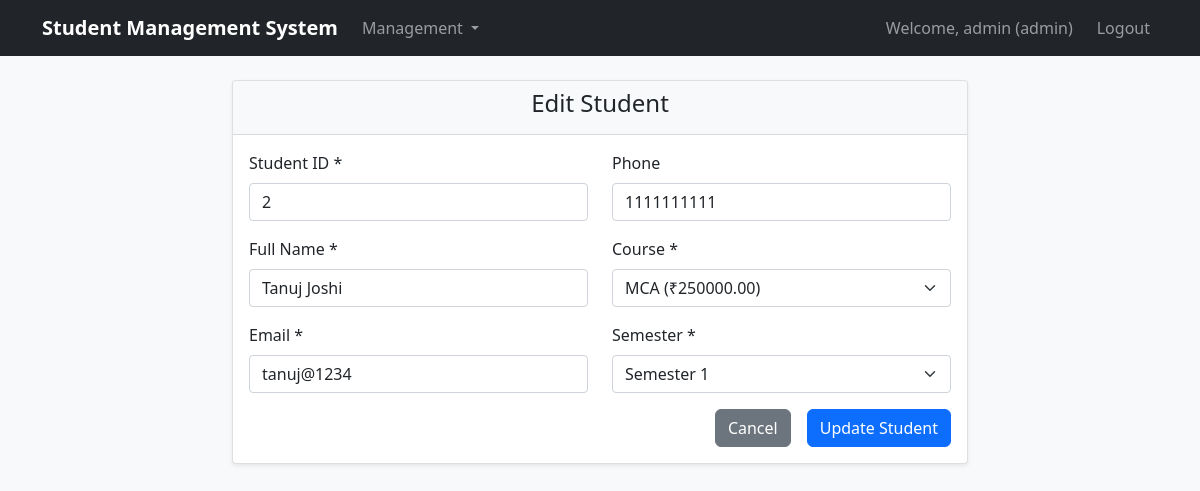
The page /admin/students/edit/2 (signed in) on the database its author committed.
### tables this page shows
CREATE TABLE students (
            id INTEGER PRIMARY KEY AUTOINCREMENT,
            student_id TEXT UNIQUE NOT NULL,
            name TEXT NOT NULL,
            email TEXT UNIQUE NOT NULL,
            phone TEXT,
            course_id INTEGER,
            semester INTEGER NOT NULL,
            password TEXT NOT NULL,
            created_at TIMESTAMP DEFAULT CURRENT_TIMESTAMP,
            FOREIGN KEY (course_id) REFERENCES courses (id)
        );

CREATE TABLE courses (
            id INTEGER PRIMARY KEY AUTOINCREMENT,
            course_code TEXT UNIQUE NOT NULL,
            course_name TEXT NOT NULL,
            fee_amount DECIMAL(10,2) NOT NULL,
            duration INTEGER,
            description TEXT,
            created_at TIMESTAMP DEFAULT CURRENT_TIMESTAMP
        );

### app.py (the view, shortened to what this page needs)
@app.route('/admin/students/edit/<int:id>', methods=['GET', 'POST'])
def edit_student(id):
    if 'user_type' not in session or session['user_type'] != 'admin':
        return redirect(url_for('login'))
    conn = get_db_connection()
    courses = conn.execute('SELECT * FROM courses ORDER BY course_name').fetchall()
    student = conn.execute('''
        SELECT s.*, c.course_name
        FROM students s
        LEFT JOIN courses c ON s.course_id = c.id
        WHERE s.id = ?
    ''', (id,)).fetchone()
    conn.close()
    if not student:
        flash('Student not found!', 'error')
        return redirect(url_for('manage_students'))
    return render_template('edit_student.html', student=student, courses=courses)

### database.py (called while the page is built)
def get_db_connection():
    conn = sqlite3.connect('student_management.db')
    conn.row_factory = sqlite3.Row
    return conn

### templates/edit_student.html (shortened to what this page needs)
{% extends "base.html" %}
{% block content %}
<div class="row justify-content-center">
    <div class="col-md-8">
        <div class="card">
            <div class="card-header">
                <h4 class="text-center">Edit Student</h4>
            </div>
            <div class="card-body">
                <form method="POST">
                    <div class="row">
                        <div class="col-md-6">
                            <div class="mb-3">
                                <label for="student_id" class="form-label">Student ID *</label>
                                <input type="text" class="form-control" id="student_id" name="student_id"
                                       value="{{ student.student_id }}" required>
                            </div>
                            <div class="mb-3">
                                <label for="name" class="form-label">Full Name *</label>
                                <input type="text" class="form-control" id="name" name="name"
                                       value="{{ student.name }}" required>
                            </div>
                            <div class="mb-3">
                                <label for="email" class="form-label">Email *</label>
                                <input type="email" class="form-control" id="email" name="email"
                                       value="{{ student.email }}" required>
                            </div>
                        </div>
                        <div class="col-md-6">
                            <div class="mb-3">
                                <label for="phone" class="form-label">Phone</label>
                                <input type="tel" class="form-control" id="phone" name="phone"
                                       value="{{ student.phone or '' }}">
                            </div>
                            <div class="mb-3">
                                <label for="course_id" class="form-label">Course *</label>
                                <select class="form-select" id="course_id" name="course_id" required>
                                    {% for course in courses %}
                                    <option value="{{ course.id }}"
                                            {% if student.course_id == course.id %}selected{% endif %}>
                                        {{ course.course_name }} (₹{{ "%.2f"|format(course.fee_amount) }})
                                    </option>
                                    {% endfor %}
                                </select>
                            </div>
                            <div class="mb-3">
                                <label for="semester" class="form-label">Semester *</label>
                                <select class="form-select" id="semester" name="semester" required>
                                    {% for i in range(1, 9) %}
                                    <option value="{{ i }}" {% if student.semester == i %}selected{% endif %}>
                                        Semester {{ i }}
                                    </option>
                                    {% endfor %}
                                </select>
                            </div>
                        </div>
                    </div>
                    <div class="d-grid gap-2 d-md-flex justify-content-md-end">
                        <a href="{{ url_for('manage_students') }}" class="btn btn-secondary me-md-2">Cancel</a>
                        <button type="submit" class="btn btn-primary">Update Student</button>
                    </div>
                </form>
            </div>
        </div>
    </div>
</div>
{% endblock %}

### static/css/style.css (style rules this page uses)
body { background-color: #f8f9fa; }
.card { box-shadow: 0 0.125rem 0.25rem rgba(0, 0, 0, 0.075); border: 1px solid rgba(0, 0, 0, 0.125); }
.card-header { background-color: #f8f9fa; border-bottom: 1px solid rgba(0, 0, 0, 0.125); }
.btn { border-radius: 0.375rem; }

### rows shown on the page
students: student_id "2", name "Tanuj Joshi", email "tanuj@1234", phone "1111111111", course_id "MCA (₹250000.00)", semester "Semester 1"

### other values the page prints
{{ session.username }} "admin"
{{ session.user_type }} "admin"
